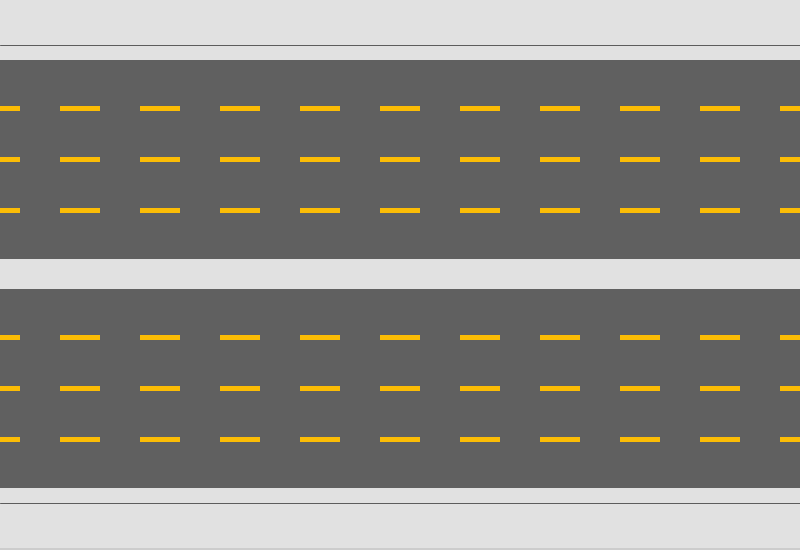
Frame 1 (no input)
Frame 60 (the mouse pressed at the canvas centre just before this capture): identical to frame 1, image omitted
Frame 120 (the mouse held since frame 60 and released just before this capture): identical to frame 1, image omitted

The Processing sketch that drew this single still picture (run headless with seeded random() and noise(); from frame 60 on, the mouse is pressed at the canvas centre):

// Processing sketch: main
// ── main.pde
int ENVIRONMENT_WIDTH = 800;
int LANE_NUMBER = 4;
int SIDEWALK_HEIGHT = 60;
int SIDEWALK_BORDER_HEIGHT = 15;
int SIDEWALK_COLOR = 225;
int LANE_HEIGHT = 46;
int LANE_DIVISION_HEIGHT = 5;
int LANE_DIVISION_SEGMENT_WIDTH = 40;
int LANE_DIVISION_SEGMENT_COLOR[] = {251, 188, 5};
int STREET_COLOR = 96;
int DIVISOR_HEIGHT = 30;

App app;

void setup(){
  size(800, 550);

  app = new App();  
}

void draw(){
  app.draw();
}

class App{
  protected int level;
  protected Stage currentStage;
  
  App(){
    level = 1;

    setup();
  }
  
  protected void setup(){
    loadStage();
  }
  
  protected void loadStage(){    
    currentStage = new Stage(level);
  }

  void draw(){
    currentStage.draw();
  }
  
  void loadNextStage(){
    level++;
    loadStage();
  }
}

class Stage{
  protected ArrayList<Object> objects;
  protected Object lanes[];
  protected int totalHeight;

  Stage(int level){
    objects = new ArrayList<Object>();

    setupFreeway();
  }
  
  void setupFreeway(){
    totalHeight = 0;

    for(int x = 2; x-- > 0;){
      boolean isTop = x == 1;
      
      if(isTop)
        addFreewayObject(new Sidewalk(isTop));
      
      lanes = new Lane[LANE_NUMBER * 2];
      for(int y = LANE_NUMBER; y-- > 0;){
        Lane lane = new Lane(y > 0);
        lanes[LANE_NUMBER * (1 - x) + y] = lane;
        addFreewayObject(lane);
      }

      if(isTop)
        addFreewayObject(new Divisor());
      else
        addFreewayObject(new Sidewalk(isTop));
    }
  }
  
  void addFreewayObject(Object object){
    objects.add(object);
    object.setPosition(0, totalHeight);
    totalHeight += object.getHeight();
  }
  
  void process(){
    // TODO
  }

  void draw(){
    ArrayList<Object> sortedObjects = objects; // TODO SORT
    noStroke();
    for(Object object : sortedObjects){
      pushMatrix();
      pushStyle();

      translate(object.getX(), object.getY());
      object.draw();
      
      popStyle();
      popMatrix();
    }
  }
}

abstract class Object{
  protected int x;
  protected int y;

  abstract int getWidth();
  abstract int getHeight();
  abstract void draw();

  int getZIndex(){
    return 0;
  }
  
  void setPosition(int x, int y){
    setX(x);
    setY(y);
  }
  
  void setX(int posX){
    x = posX;
  }
  
  void setY(int posY){
    y = posY;
  }
  
  int getX(){
    return x;
  }
  
  int getY(){
    return y;
  }
  
  boolean shouldRemove(){
    return false;
  }
  
  boolean isOutOfView(int width, int height){
    return false; // TODO
  }
}

class Sidewalk extends Object{
  protected boolean top;
  
  Sidewalk(boolean t){
    top = t;
  }
  
  int getWidth(){
    return ENVIRONMENT_WIDTH;
  }

  int getHeight(){
    return SIDEWALK_HEIGHT;
  }
  
  void draw(){
    fill(SIDEWALK_COLOR);
    rect(0, 0, getWidth(), getHeight());
    int y = top ? getHeight() - SIDEWALK_BORDER_HEIGHT : SIDEWALK_BORDER_HEIGHT;

    stroke(92);
    line(0, y, getWidth(), y);
  }
}

class Lane extends Object{
  protected boolean hasDivision;

  Lane(boolean division){
    hasDivision = division;
  }

  int getWidth(){
    return ENVIRONMENT_WIDTH;
  }

  int getHeight(){
    return LANE_HEIGHT + (hasDivision ? LANE_DIVISION_HEIGHT : 0);
  }
  
  void draw(){
    fill(STREET_COLOR);
    rect(0, 0, getWidth(), getHeight());
    
    if(hasDivision){
      fill(LANE_DIVISION_SEGMENT_COLOR[0], LANE_DIVISION_SEGMENT_COLOR[1], LANE_DIVISION_SEGMENT_COLOR[2]);
      for(int x = -20, width = getWidth(), top = getHeight() - LANE_DIVISION_HEIGHT; x < width; x += 2 * LANE_DIVISION_SEGMENT_WIDTH)
        rect(x, top, LANE_DIVISION_SEGMENT_WIDTH, LANE_DIVISION_HEIGHT);
    }
  }
}

class Divisor extends Object{
  int getWidth(){
    return ENVIRONMENT_WIDTH;
  }

  int getHeight(){
    return DIVISOR_HEIGHT;
  }
  
  void draw(){
    fill(SIDEWALK_COLOR);
    rect(0, 0, getWidth(), getHeight());
  }
}
